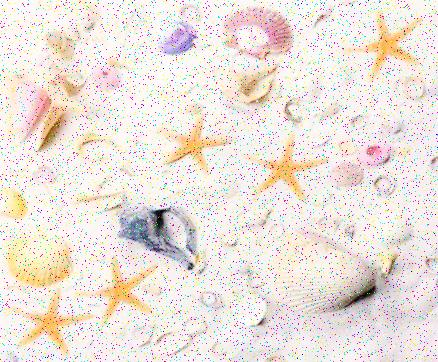
%> input picture Slater_Brandon_16604148_.M/TASK 4, Shape Description/Starfish.jpg, 438 x 362 px
$ octave Assigment_One_Task4.m   (GNU Octave 9; MATLAB toolbox functions it lacks are replaced by stand-ins)
%> lines starting %> are read from the running program, lines starting %| are printed output that depends on the picture; in (x1, y1, x2, y2) boxes, pixels count from 0 and x2, y2 are one past the last pixel; in counts of white or black regions, pixels touching at a corner belong together; the program's own positions count from 1
% Task 4: COMPLETED
% clears MatLab by resetting (save key strokes)
clear; close all; clc;

% Load input image
OriginalImage = imread('Starfish.jpg');
%> OriginalImage is the input picture: size 362x438x3 uint8; mean R, G, B 235.5, 226.7, 219.8

% Stores information about the original image.
[rows,cols,planes] = size(OriginalImage);
%> rows = 362; cols = 438; planes = 3

% Conversion of input image to greyscale
% Converts the intensity of the image to a double precision
% Used to provide accurate information
ConvDouble = im2double(OriginalImage);

% Converts the image from RGB to Gray
OrigImgGray = rgb2gray(ConvDouble);
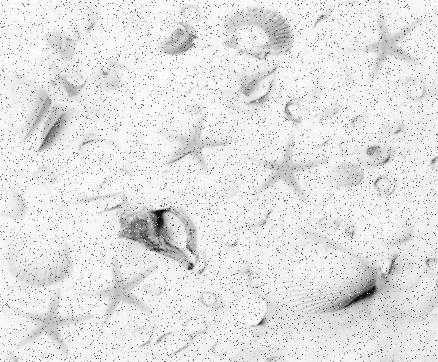
%> OrigImgGray: size 362x438 double; min 0.00347, max 1, mean 0.896

% Noise RemoValue Matlab Code
% two mean filters are applied to reduce noise
% Average/Mean Filter:
% In build function uses a 3 by 3 neighborhood and assign the image the mean
MeanFilter = medfilt2(OrigImgGray);
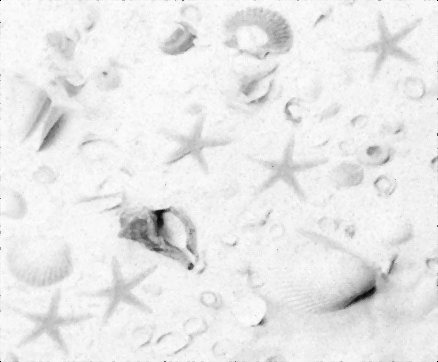
%> MeanFilter: size 362x438 double; min 0, max 0.997, mean 0.917
MeanFilter = medfilt2(MeanFilter);

% This is the matlab code for image sharpening
% Sharpening images increases the contrast along the edges where DiffOfSigserent colors meet.
ImgSharp = imsharpen(MeanFilter);

% Binary Image Segmentation
% Creatation of a binary image through manual thresholding
% 0.910 is a scalar luminance Valueue
Binary = imbinarize(ImgSharp, 0.910);
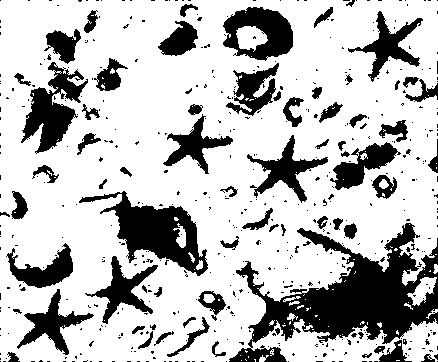
%> Binary: size 362x438 logical; 74.1% white; 511 black regions (442 under 20 px), largest, box (x1, y1, x2, y2) and area: (229, 223, 438, 362) 11251, (79, 191, 208, 276) 4111, (21, 62, 88, 154) 2625

% Invert the image such that black is the background
BinaryImg = ~Binary ;

% Morphological Processing
% Creates a square structuring element whose width is 4 pixels.
SqStructure = strel('square',4);
% Creates a disk-shaped structuring element, where r specifies the radius.
DiscStructure = strel('disk',3);
% Erosion of the image using the square structuring element.
ImgErode = imerode(BinaryImg, SqStructure);
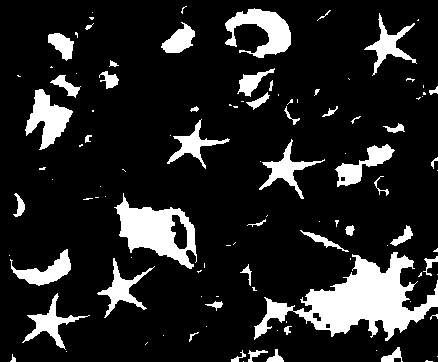
%> ImgErode: size 362x438 logical; 14.3% white; 108 white regions (62 under 20 px), largest, box (x1, y1, x2, y2) and area: (254, 252, 438, 341) 6538, (114, 193, 197, 269) 2911, (225, 8, 291, 58) 1653
% Dilates the image using the square structuring element.
ImgDilate = imdilate(ImgErode, DiscStructure);
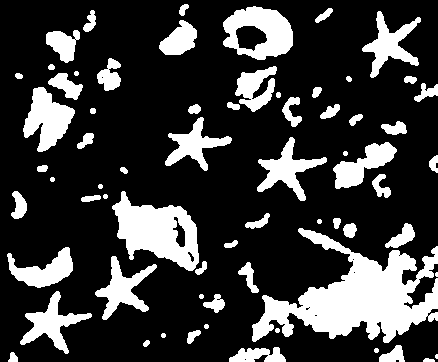
%> ImgDilate: size 362x438 logical; 23% white; 67 white regions (2 under 20 px), largest, box (x1, y1, x2, y2) and area: (252, 228, 438, 343) 9522, (112, 191, 199, 271) 3821, (223, 6, 293, 60) 2323

% this removes smaller objects
% the smaller objects that are removed are less than 0.5%
BW2 = bwareaopen(ImgDilate, ceil((rows*cols)*0.005));
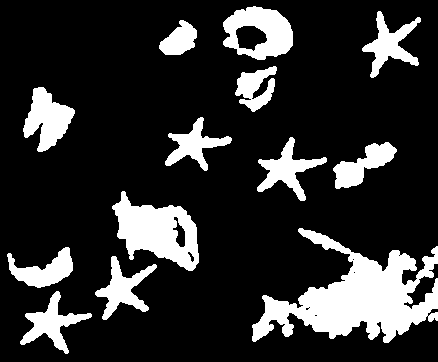
%> BW2: size 362x438 logical; 18.4% white; 13 white regions, largest, box (x1, y1, x2, y2) and area: (252, 228, 438, 343) 9522, (112, 191, 199, 271) 3821, (223, 6, 293, 60) 2323

ThickenImg = BW2;

% The properties of the image are obtained through using RegionProps
% looks at the 1's of the image
% the output into ImgProp is Area, PixelList, Centroid and Perimeter
% Area; stores the areas of each object in the matrix
% Centroid; stores the center of each object by coordinates in the matrix
% PixelList; stores a list of each objects pixesl within this matrix
% Perimeter; stores the perimerter of each object in the matrix
ImgProp = regionprops(ThickenImg,'Area','PixelList','Centroid','Perimeter');
%> ImgProp = 13 regions; largest, Area, Centroid and Perimeter: 9522 [358.2 298.3] 1127.4, 3821 [157.9 232.2] 306.6, 2323 [261.1 32.5] 213.9, 1860 [47.9 119.6] 222, 1488 [288 170.6] 279.5

% creates an empty double to stores the average perimeter
AvgPmt = double(0);

% loops through all objects perimeters
% adds all perimeters together for the sum
for x = 1:length(ImgProp)
    AvgPmt = AvgPmt + ImgProp(x).Perimeter;
end
%> this loop made 13 passes
%> AvgPmt on passes 1 to 12: 200.4, 474, 696.1, 969.2, 1275.7, 1393.9, 1643.2, 1857.1, 2091.2, 3218.6, 3498.1, 3693.2

% works out the average of the objects perimeters
AvgPmt = AvgPmt / length(ImgProp);
%> AvgPmt = 305.8

% convert the average perimeter to a whole number (rounds down)
AvgPmt = floor(AvgPmt);
%> AvgPmt = 305

% Signatures will hold all the object signitures
Signatures = double(zeros(AvgPmt,length(ImgProp)));

% Stores the number of peaks found for each objects interpolated boundary
% to centroid difference. (identifies the number of legs for star
% recognition)
HighPoints = double(zeros(1,length(ImgProp)));

% Loop through all the objects in the image
for ObjNo=1:length(ImgProp)

    % Creates new image to the size of orginal image
    % this stores each object in the binary image for each interation
    ObjectImg = false(rows,cols);

    % For the current iterative object, for loop from 1 to the Area size of
    % the object
    for Pixel=1:ImgProp(ObjNo).Area

        % taking the object from the binary image and segmenting it by
        % itself, pixel list hold all pixels in x y coordinates which
        % is used to rebuild the object in the same place on a new
        % image for analysis.
        % Iteration through Pixel
        % Stores ObjectImg as the segmented object
        ObjectImg(ImgProp(ObjNo).PixelList(Pixel,2),ImgProp(ObjNo).PixelList(Pixel,1))=1;

    end

    %Find the center of the object
    ObjStats=regionprops(ObjectImg,'Centroid');

    %Find the ObjBoundary of the object
    ObjBoundary=bwboundaries(ObjectImg);

    % Stores the objects centroid as a x y coordinates
    ObjCentroid = ObjStats(1).Centroid;

    % Stores X Y coordinates for each pixel in the objects perimeter
    bound = ObjBoundary(1);

    % Access the bound struct through 1,1 which stores an 2d array
    % Stores all the X coordinates for each boundary
    Xaxis = bound{1,1}(:,1);

    % Access the bound struct through 1,1 which stores an 2d array
    % Stores all the Y coordinates for each boundary
    Yaxis = bound{1,1}(:,2);

    % Find the DistCentToBound from the center to the ObjBoundary
    DistCentToBound = sqrt((Yaxis-ObjCentroid(1)).^2+(Xaxis-ObjCentroid(2)).^2);

    % transpose the DistCentToBound
    DistCentToBound = DistCentToBound';

    % Stores the length of the distances array
    DistLength = length(DistCentToBound);

    % Stores the reconstructed distances
    % highest value in index is found
    % from that point till end is copied into reconstruction distances
    % the rest of old distances is copied underneath
    ReConDistances = double(zeros(1,DistLength));

    % used to reference the position in the reconstruction distances
    % arry to loop through the size of the distances
    Initialise = 1;

    % finds the value and the index of the highest value in the
    % distances to be used as the first value in ReConDistances
    [Value, MaxIndex] = max(DistCentToBound);

    % loops through index of highest value to the length of distances
    % Intialise goes from 1 to (distanceLength minus Index value)
    for L = MaxIndex:DistLength
        % adds distance to ReConDistances
        ReConDistances(Initialise) = DistCentToBound(L);
        % Increments value for ReConDistances
        Initialise = Initialise + 1;
    end

    % loops through 1 to index mins 1
    % Intialise is the last value, to the end of old distances
    for L = 1:MaxIndex-1
        % adds distance to ReConDistances
        ReConDistances(Initialise) = DistCentToBound(L);
        % Increments value for ReConDistances
        Initialise = Initialise +1;
    end

    % interplorate the DistCentToBound to ReConDistances
    InterpolDist = interp1(linspace(0,1,DistLength),ReConDistances,linspace(0,1,(AvgPmt)));

    % transpose the interpolation distances
    InterpolDist = InterpolDist';

    % Nomralize the data, used for Y axis
    InterpolDist = normalize(InterpolDist, 'Scale');

    % For the length of Signatures
    for h = 1:AvgPmt
        % copy the DistCentToBound to Signatures array,
        Signatures(h,ObjNo) = InterpolDist(h);
    end

    % Loops through all the plots for graphs
    t=1:1:AvgPmt;

%> (the run ends here)
